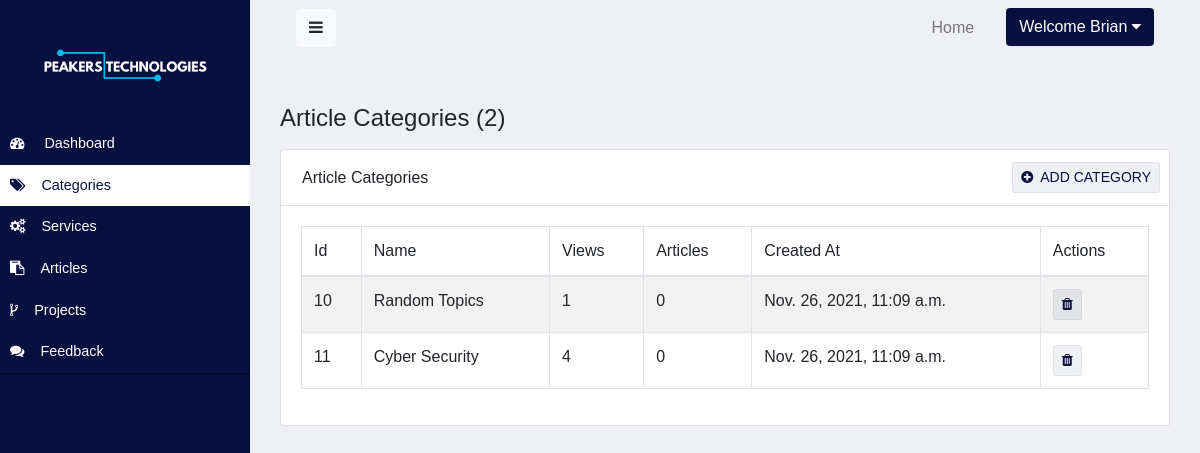
Screenshot of /staff/categories (signed in) with the database file from the repository.
### website/models.py (models this page shows, shortened)
class Category(models.Model):
    name = models.CharField(max_length = 50)
    views = models.IntegerField(default=0,blank=True)
    slug = models.SlugField(max_length=200)
    created_at = models.DateTimeField(auto_now_add=True)
    updated_at = models.DateTimeField(auto_now=True)

### website/views.py (the view)
# urls.py: path('categories', showCategories, name="categories"),
@login_required
def showCategories(request):
    context = {
        'categories' : Category.objects.all()
    }
    return render(request, "admin/categories.html", context)

### website/templates/admin/categories.html
{% extends 'admin/layouts/admin-base.html' %}
{% block 'content' %}
<div class="container">
    <h4 class="mt-5 mb-3">Article Categories ({{categories | length}})</h4>
    <div class="row justify-content-center">
        <div class="col-lg-12">
            <div class="card">
                <div class="card-header">
                    <div class="row">
                        <h6 class="ml-3 my-auto">Article Categories</h6>
                        <a href="{% url 'add_category' %}" class="btn btn-text-main btn-sm ml-auto mr-1">
                            <i class="fa fa-plus-circle mr-1"></i>
                            ADD CATEGORY
                        </a>
                    </div>
                </div>
                <div class="card-body">
                    <table class="table table-striped table-bordered">
                        <thead>
                            <tr>
                                <td>Id</td>
                                <td>Name</td>
                                <td>Views</td>
                                <td>Articles</td>
                                <td>Created At</td>
                                <td>Actions</td>
                            </tr>
                        </thead>
                        <tbody>
                            {% for category in categories %}
                            <tr id="categories_{{category.id}}">
                                <td>{{category.id}}</td>
                                <td>{{category.name}}</td>
                                <td>{{category.views}}</td>
                                <td>{{category.articles|length}}</td>
                                <td>{{category.created_at}}</td>
                                <td>
                                    <button onclick="deleteItem('/staff/categories/delete/{{category.id}}', '#categories_{{category.id}}')" class="btn btn-text-main btn-sm">
                                        <i class="fa fa-trash"></i>
                                    </button>
                                </td>
                            </tr>
                            {% endfor %}
                        </tbody>
                    </table>
                </div>
            </div>
        </div>
    </div>
</div>
{% endblock %}

### website/templates/admin/layouts/admin-nav.html (shortened to what this page needs)
<nav class="navbar navbar-expand-lg navbar-light w-100">
    <div class="container-fluid">
        <button type="button" id="sidebarCollapse" class="btn btn-light">
            <i class="fa fa-bars"></i>
        </button>
        <div class="collapse navbar-collapse" id="myNavigation">
            <ul class="navbar-nav ml-auto">
                <li class="nav-item"><a class="nav-link" href="{% url 'home' %}">Home</a></li>
                {% if user.is_authenticated %}
                    <li class="nav-item dropdown ml-lg-4">
                        <a class="btn btn-main " href="#" id="navbarDropdown" role="button"
                         data-toggle="dropdown" aria-haspopup="true" aria-expanded="false">
                            Welcome {{user|title}}  <i class="fa fa-caret-down"></i>
                        </a>
                      </li>
                {% endif %}
            </ul>
        </div>
    </nav>

### website/static/css/style.css (style rules this page uses)
:root { --primary: #081040; --primary_hover: #020822; --secondary: #00BCE9; --secondary-hover: #028daf; --accent: #F09808; --accent-hover: #F09808; --light-background: #08104010; --transition-time: 0.5s; --color: #081040; }
body { background-color: var(--light-background); font-family: 'Heebo'; }
.btn-main { color: white; background-color: var(--primary); }
.btn-text-main { color: var(--primary); background-color: var(--light-background); border: 1px solid var(--light-background); }

### website/static/css/admin-style.css (style rules this page uses)
:root { --primary: #081040; --primary_hover: #020822; --secondary: #00BCE9; --secondary-hover: #028daf; --accent: #BCE900; --accent-hover: #8caf00; --light-background: #08104010; }
body { background-color: var(--light-background); font-family: 'League Spartan', arial; }
.card-header { background-color: white !important; }
a, a:hover, a:focus { color: inherit; text-decoration: none; transition: all 0.3s; }

### rows the page displays
Category: id "10", name "Random Topics", views "1", articles|length "0", created_at "Nov. 26, 2021, 11:09 a.m."
Category: id "11", name "Cyber Security", views "4", articles|length "0", created_at "Nov. 26, 2021, 11:09 a.m."

### other values shown
{{ user|title }} "Brian"
{{ categories | length }} "2"
